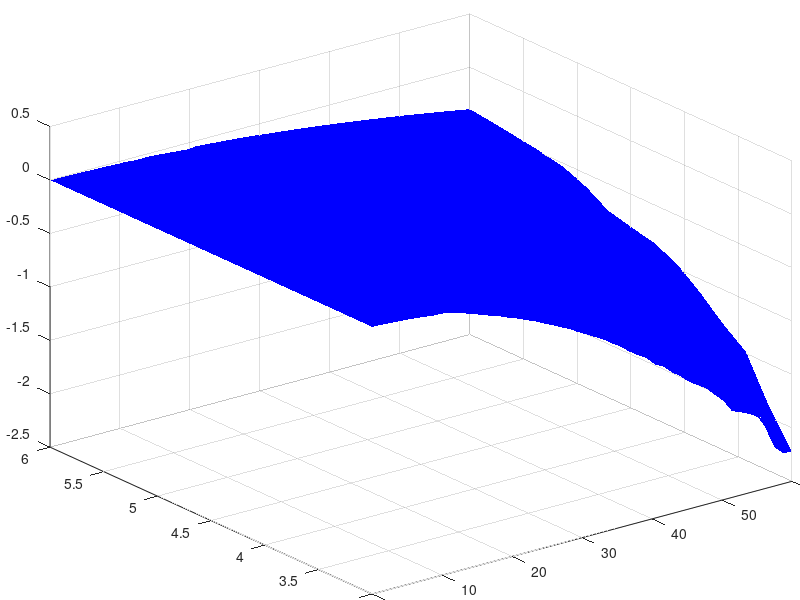

Write MATLAB code to recreate this figure. (Note: this script raises an error after producing the figure.)
clc;clear;

%% attitude
data = csvread('att_cost_surface.csv', 1, 0);

A = data(:, 1) * 180 / pi;
T = data(:, 2);
r1 = data(:, 3);
r2 = data(:, 4);

figure()
set(gca, 'LooseInset', [0.01, 0.01, 0.01, 0.01]);
[x, y] = meshgrid(linspace(min(A), max(A), 50), linspace(min(T), max(T), 50));

% plot smc
z1 = griddata(A, T, r1, x, y);
mesh(x, y, z1, 'facecolor', 'b', 'EdgeColor', 'none'); hold on;

% plot rl
z2 = griddata(fx, fy, fz, x, y);
mesh(x, y, z2, 'facecolor', 'r', 'EdgeColor', 'none'); hold on;
% legend('smc', 'rl');
% title('attitude');
grid on;
